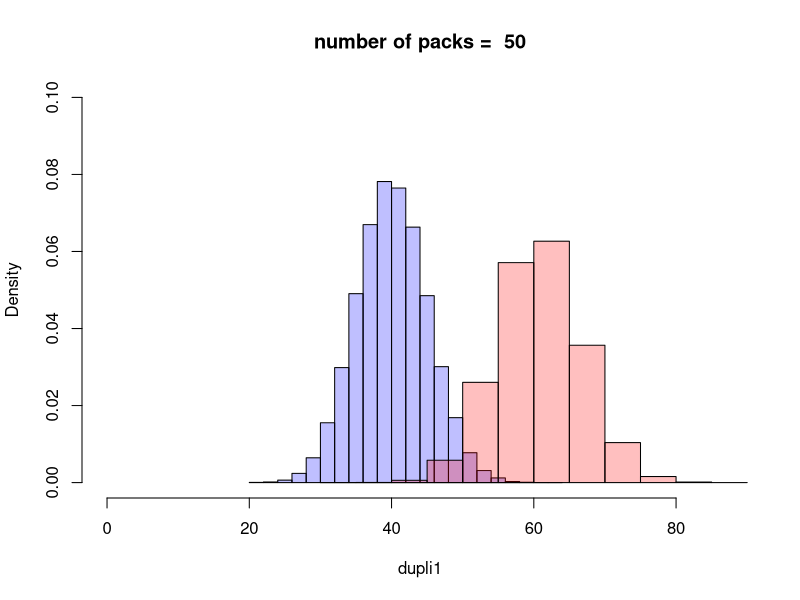
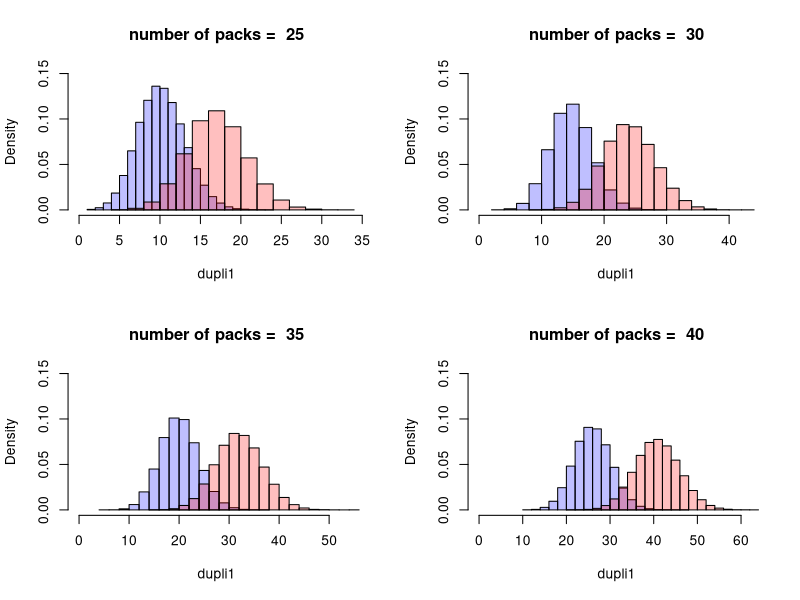
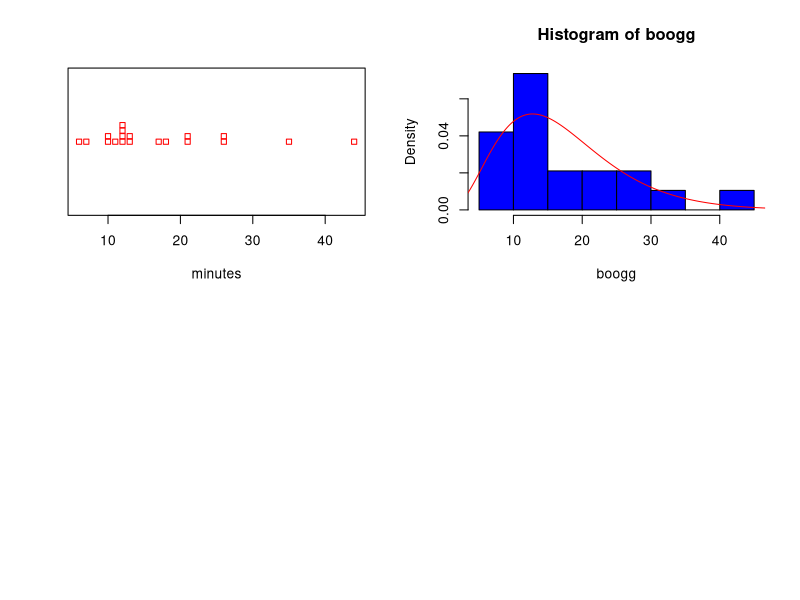

Write the R code that produced these figures, in order.
## ---- chunk 1
set.seed(10)
nsimul = 100000

duplicates_H0 <- function(npacks = 50){
  sample = sample(1:682,npacks*5,replace=TRUE)
  return(length(sample)-length(unique(sample)))
}
duplicates_HA <- function(npacks = 50){
  sample = sample(1:682,npacks*5,replace=TRUE,prob = c(rep(5/1182,100),rep(1/1182,582)))
  return(length(sample)-length(unique(sample)))
  
}

dupli1 = replicate(nsimul,duplicates_H0())
p1 = hist(dupli1,plot=FALSE)
rej1 = quantile(dupli1,0.05)
rej2 = quantile(dupli1,0.95)
p_val = (sum((dupli1 <= 6))+1)/(length(dupli1)+1)

dupli2 = replicate(nsimul,duplicates_HA())
p2 = hist(dupli2,plot=FALSE)

plot(p1, col=rgb(0,0,1,1/4), xlim=c(0,max(dupli1,dupli2)), freq=FALSE,ylim=c(0,.10),main=paste("number of packs = ",50)) 
plot(p2, col=rgb(1,0,0,1/4), add=T, freq=FALSE)

npacks = c(25,30,35,40)
par(mfrow = c(2,2))
for (i in 1:4){
  
  dupli1 = replicate(nsimul,duplicates_H0(npacks[i]))
  dupli2 = replicate(nsimul,duplicates_HA(npacks[i]))
  p1 = hist(dupli1,plot=FALSE)
  p2 = hist(dupli2,plot=FALSE)
  plot(p1, col=rgb(0,0,1,1/4), xlim=c(0,max(dupli1,dupli2)), freq=FALSE,ylim=c(0,.15),main=paste("number of packs = ",npacks[i])) 
  plot(p2, col=rgb(1,0,0,1/4), add=T, freq=FALSE)
  
  rej = quantile(dupli1,0.95)
  power = sum(dupli2 >= rej)/length(dupli2)
  print(power)
  
  
}
## ---- chunk 2
library(MASS)
library(boot)
# The values are rounded to minutes (from 2000 to 2018)
# we assume the waiting times come from some gamma distribution
# we want to find param theta which nbr such that less than this to 75%

bs.samples = 1000
boogg <- c(17, 26, 12, 6, 12, 18, 10, 12, 26, 13, 13, 11, 12, 35, 7, 21, 44, 10, 21)
est = quantile(boogg,0.75)

stripchart(boogg,method="stack",xlab="minutes",col="red")
fit = fitdistr(boogg,"gamma")$estimate
shape = fit[1]
rate = fit[2]

x = seq(0,50,length=500)
hist(boogg,prob="TRUE",col="blue")
lines(x,dgamma(x,shape=shape,rate=rate),col="red",type="l")

statistic <- function(data){
  return(quantile(data,0.75))
}

myBS <- function(n,shape,rate){
  sample <- rgamma(n,shape=shape,rate=rate)
  statistic(sample)
}

res = replicate(bs.samples,myBS(length(boogg),shape,rate))
basic_ci = c(2*est-quantile(res,0.975),2*est-quantile(res,0.025))
bias = mean(res)-est
se = sqrt(var(res))

normal_ci = est+c(-1,1)*1.96*se
perc_ci = c(quantile(res,0.025),quantile(res,0.975))

gen <- function(data, mle) {
  rgamma(length(data),shape=mle[1],rate=mle[2])
}

air.boot <- boot(boogg, statistic, R=1000, sim = "parametric",
                 ran.gen = gen,mle = c(shape,rate))
ci = boot.ci(air.boot,conf=0.95,type=c("basic","norm","perc"))

## now we do nonparametric bootstrap, i.e we don't know waiting times are gamma

bs.sample <- function(data){
  sample = sample(data,length(data),replace=TRUE)
  statistic(sample)
}

res2 = replicate(bs.samples, bs.sample(boogg))
basic_ci2 = c(2*est-quantile(res2,0.975),2*est-quantile(res2,0.025))
bias2 = mean(res2)-est
se2 = sqrt(var(res2))

normal_ci2 = est+c(-1,1)*1.96*se2
perc_ci2 = c(quantile(res2,0.025),quantile(res2,0.975))


